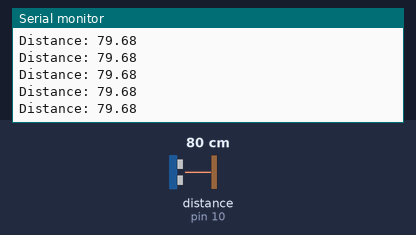
The sketch below on a simulated Arduino Leonardo, built with avr-gcc and run on an emulated ATmega32U4. Shown: the last lines printed to the serial monitor. Wiring (inferred from the names in the program): ultrasonic range finder: trigger pin 9; echo pin 10. The inputs (shaded band) are chosen by the test bench; at power-on: distance to the obstacle (sensor on pin 10) 80 cm. The echo pulse lasts 58.3 µs per cm.

Above: at 1.2 s.
1.3 s: distance to the obstacle (sensor on pin 10) set to 34 cm
At 1.8 s:
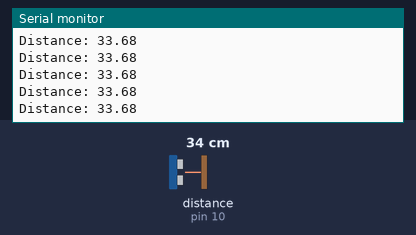
2.8 s: distance to the obstacle (sensor on pin 10) set to 27 cm
At 4.0 s:
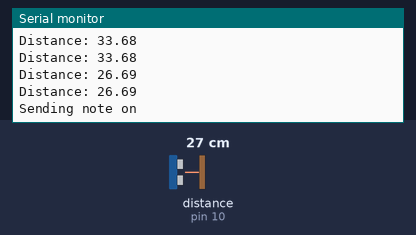
Timing chart, 0 to 5.8 s (numbered marks = the images above; inputs shaded):
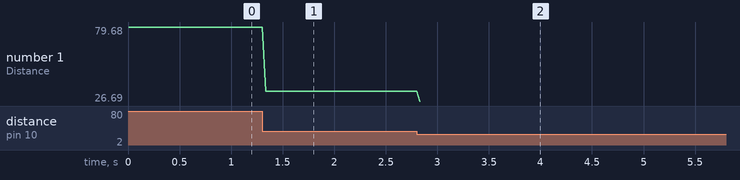

The sketch:

PASSIVEPROTOYPE_write.ino
```cpp
/*
 * MIDIUSB_test.ino
 *
 * Created: 4/6/2015 10:47:08 AM
 * Author: gurbrinder grewal
 * Modified by Arduino LLC (2015)
 */

#include "MIDIUSB.h"

const int trigPin = 9;
const int echoPin = 10;

bool played = true;

float duration, distance;

// First parameter is the event type (0x09 = note on, 0x08 = note off).
// Second parameter is note-on/note-off, combined with the channel.
// Channel can be anything between 0-15. Typically reported to the user as 1-16.
// Third parameter is the note number (48 = middle C).
// Fourth parameter is the velocity (64 = normal, 127 = fastest).

void noteOn(byte channel, byte pitch, byte velocity) {
  midiEventPacket_t noteOn = {0x09, 0x90 | channel, pitch, velocity};
  MidiUSB.sendMIDI(noteOn);
}

void noteOff(byte channel, byte pitch, byte velocity) {
  midiEventPacket_t noteOff = {0x08, 0x80 | channel, pitch, velocity};
  MidiUSB.sendMIDI(noteOff);
}

void setup() {
  pinMode(trigPin, OUTPUT);
  pinMode(echoPin, INPUT);
  Serial.begin(115200);
}

// First parameter is the event type (0x0B = control change).
// Second parameter is the event type, combined with the channel.
// Third parameter is the control number number (0-119).
// Fourth parameter is the control value (0-127).

void controlChange(byte channel, byte control, byte value) {
  midiEventPacket_t event = {0x0B, 0xB0 | channel, control, value};
  MidiUSB.sendMIDI(event);
}

void loop() {

  digitalWrite(trigPin, LOW);
  delayMicroseconds(2);
  digitalWrite(trigPin, HIGH);
  delayMicroseconds(10);
  digitalWrite(trigPin, LOW);

  duration = pulseIn(echoPin, HIGH);
  distance = (duration*.0343)/2;

  Serial.print("Distance: ");
  Serial.println(distance);

 if(distance < 20) {

    Serial.print("Distance: ");
    Serial.println(distance);

    // D Minor Chord

    Serial.println("Sending note on");
    noteOn(1, 50, 64);
    noteOn(1, 53, 64);
    noteOn(1, 57, 64);
    MidiUSB.flush();
    delay(1500);
    Serial.println("Sending note off");
    noteOff(1, 50, 64);
    noteOff(1, 53, 64);
    noteOff(1, 57, 64);
    MidiUSB.flush();
    delay(500);

    // F Major Chord

    Serial.println("Sending note on");
    noteOn(1, 53, 64);
    noteOn(1, 57, 64);
    noteOn(1, 60, 64);
    MidiUSB.flush();
    delay(1500);
    Serial.println("Sending note off");
    noteOff(1, 53, 64);
    noteOff(1, 57, 64);
    noteOff(1, 60, 64);
    MidiUSB.flush();
    delay(500);

    // C Major Chord

    Serial.println("Sending note on");
    noteOn(1, 48, 64);
    noteOn(1, 52, 64);
    noteOn(1, 55, 64);
    MidiUSB.flush();
    delay(1500);
    Serial.println("Sending note off");
    noteOff(1, 48, 64);
    noteOff(1, 52, 64);
    noteOff(1, 55, 64);
    MidiUSB.flush();
    delay(500);

    // G Major Chord

    Serial.println("Sending note on");
    noteOn(1, 43, 64);
    noteOn(1, 47, 64);
    noteOn(1, 50, 64);
    MidiUSB.flush();
    delay(1500);
    Serial.println("Sending note off");
    noteOff(1, 43, 64);
    noteOff(1, 47, 64);
    noteOff(1, 50, 64);
    MidiUSB.flush();
    delay(500);

    played = true;
  }
  else if(distance > 20 && distance < 30 && played == true) {

    Serial.print("Distance: ");
    Serial.println(distance);

    // C Major Chord

    Serial.println("Sending note on");
    noteOn(0, 48, 64);
    noteOn(0, 52, 64);
    noteOn(0, 55, 64);
    MidiUSB.flush();
    delay(1500);
    Serial.println("Sending note off");
    noteOff(0, 48, 64);
    noteOff(0, 52, 64);
    noteOff(0, 55, 64);
    MidiUSB.flush();
    delay(500);

    // G Major Chord

    Serial.println("Sending note on");
    noteOn(0, 43, 64);
    noteOn(0, 47, 64);
    noteOn(0, 50, 64);
    MidiUSB.flush();
    delay(1500);
    Serial.println("Sending note off");
    noteOff(0, 43, 64);
    noteOff(0, 47, 64);
    noteOff(0, 50, 64);
    MidiUSB.flush();
    delay(500);

    // A Minor Chord

    Serial.println("Sending note on");
    noteOn(0, 45, 64);
    noteOn(0, 48, 64);
    noteOn(0, 52, 64);
    MidiUSB.flush();
    delay(1500);
    Serial.println("Sending note off");
    noteOff(0, 45, 64);
    noteOff(0, 48, 64);
    noteOff(0, 52, 64);
    MidiUSB.flush();
    delay(500);

    // F Major Chord

    Serial.println("Sending note on");
    noteOn(0, 41, 64);
    noteOn(0, 45, 64);
    noteOn(0, 48, 64);
    MidiUSB.flush();
    delay(1500);
    Serial.println("Sending note off");
    noteOff(0, 41, 64);
    noteOff(0, 45, 64);
    noteOff(0, 48, 64);
    MidiUSB.flush();
    delay(500);

    played = false;

  }

  distance = 0;
  delay(30);
  // controlChange(0, 10, 65); // Set the value of controller 10 on channel 0 to 65
}
```

Measured:
- the behaviour switches between 31 and 30 cm on distance to the obstacle (sensor on pin 10) (found by bisection; images 1 and 2)
- after the input at 1.3 s, the serial monitor: prints a new line at once (image 1)
- after the input at 2.8 s, the serial monitor: prints a new line at once (image 2)
- plotted number 1: 79.68 → 33.68 after the input at 1.3 s, 33.68 → 26.69 after the input at 2.8 s
